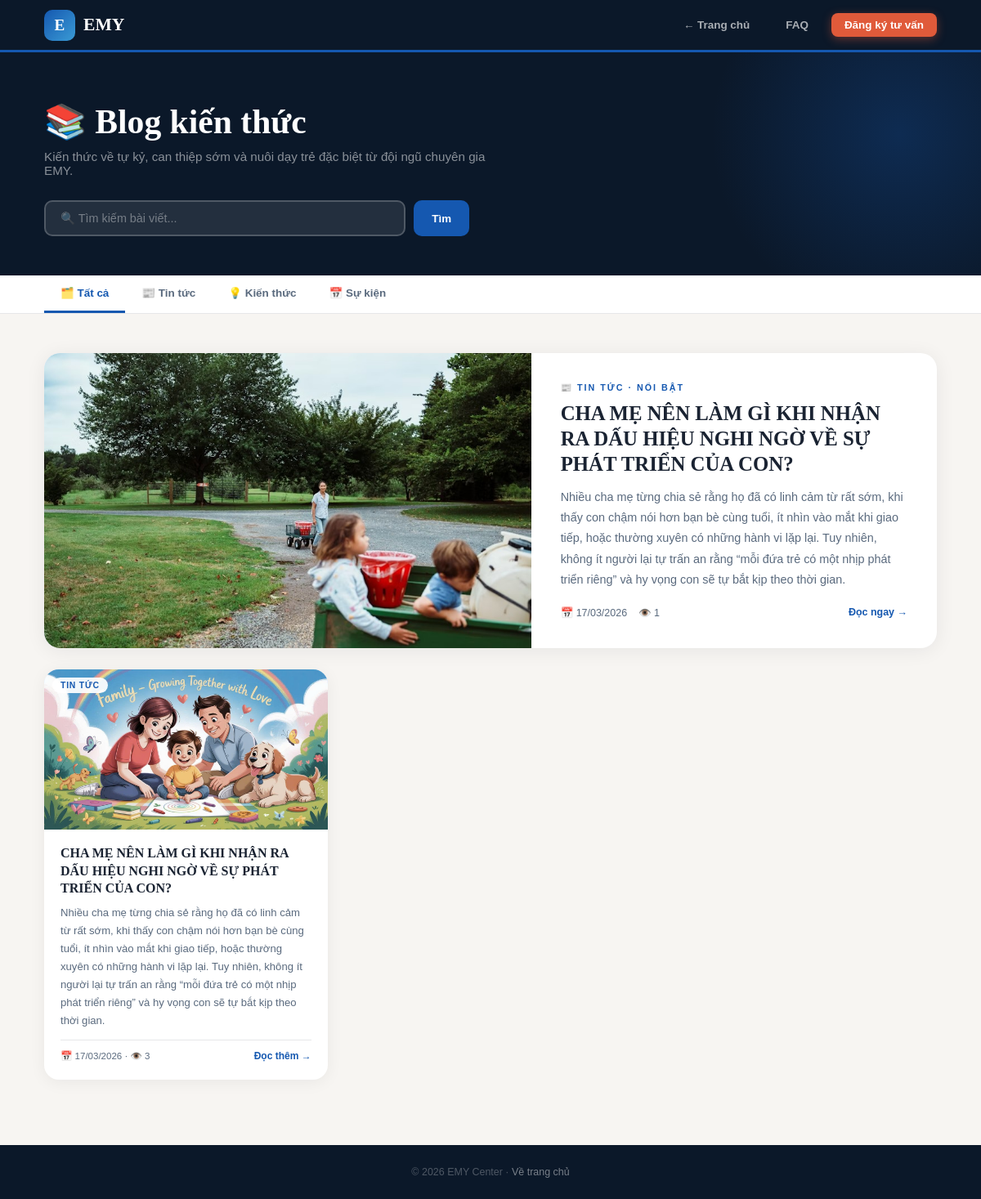
/blog, run on an earlier commit of the app's database.
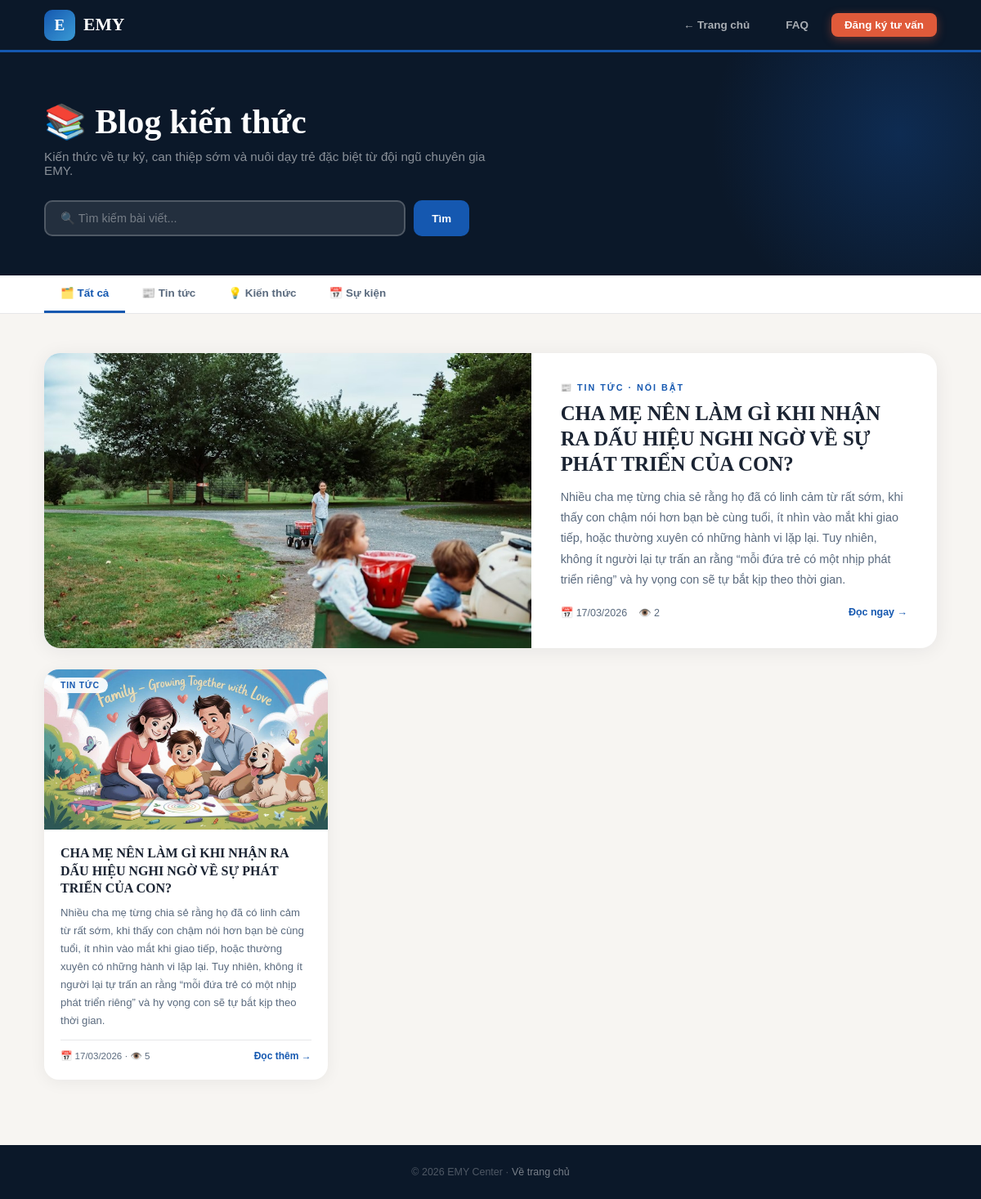
And on a later commit of the database.
### models.py (models this page shows)
class Post(db.Model):
    __tablename__ = 'posts'
    id            = db.Column(db.Integer, primary_key=True)
    title         = db.Column(db.String(300), nullable=False)
    slug          = db.Column(db.String(300), unique=True)
    content       = db.Column(db.Text, nullable=False)
    summary       = db.Column(db.String(500))
    thumbnail     = db.Column(db.String(300))
    category      = db.Column(db.String(50))
    is_published  = db.Column(db.Boolean, default=False)
    views         = db.Column(db.Integer, default=0)
    created_at    = db.Column(db.DateTime, default=datetime.utcnow)
    updated_at    = db.Column(db.DateTime, default=datetime.utcnow)
    author_id     = db.Column(db.Integer, db.ForeignKey('users.id'))
    author        = db.relationship('User', backref='posts')

### routes.py (the view)
@public_bp.route('/blog')
def blog():
    page     = request.args.get('page', 1, type=int)
    category = request.args.get('cat', '')
    q        = request.args.get('q', '')
    query    = Post.query.filter_by(is_published=True)
    if category: query = query.filter_by(category=category)
    if q:        query = query.filter(Post.title.ilike(f'%{q}%'))
    posts = query.order_by(Post.created_at.desc()).paginate(page=page, per_page=9)
    return render_template('blog.html', posts=posts, category=category, q=q, get_media_type=get_media_type)

### routes.py (called while the page is built)
def get_media_type(path):
    if not path: return None
    if any(x in path for x in ['youtube.com','youtu.be','vimeo.com']): return 'youtube'
    ext = path.rsplit('.',1)[-1].lower() if '.' in path else ''
    if ext in ALLOWED_VID: return 'video'
    if ext in ALLOWED_IMG: return 'image'
    return 'image_url'

### templates/blog.html (shortened to what this page needs)
{% extends 'base.html' %}
{% block body %}
<nav class="snav">
  <div class="wrap">
    <a href="{{ url_for('public.index') }}" class="logo">
      <div class="lbox">E</div><div class="lname">EMY</div>
    </a>
    <div class="nav-r">
      <a href="{{ url_for('public.index') }}">← Trang chủ</a>
      <a href="{{ url_for('public.faq') }}">FAQ</a>
      <a href="{{ url_for('public.register_test') }}" class="cta">Đăng ký tư vấn</a>
    </div>
  </div>
</nav>
<div class="hero">
  <div class="wrap hero-in">
    <h1>📚 Blog kiến thức</h1>
    <p>Kiến thức về tự kỷ, can thiệp sớm và nuôi dạy trẻ đặc biệt từ đội ngũ chuyên gia EMY.</p>
    <form method="GET" class="sform">
      <input type="text" name="q" value="{{ q }}" placeholder="🔍 Tìm kiếm bài viết...">
      <button type="submit">Tìm</button>
    </form>
  </div>
</div>
<div class="catbar">
  <div class="wrap">
    <div class="cats">
      <a href="{{ url_for('public.blog') }}" class="{{ 'on' if not category }}">🗂️ Tất cả</a>
      <a href="{{ url_for('public.blog', cat='news') }}" class="{{ 'on' if category=='news' }}">📰 Tin tức</a>
      <a href="{{ url_for('public.blog', cat='tips') }}" class="{{ 'on' if category=='tips' }}">💡 Kiến thức</a>
      <a href="{{ url_for('public.blog', cat='event') }}" class="{{ 'on' if category=='event' }}">📅 Sự kiện</a>
    </div>
  </div>
</div>
<div class="main">
  <div class="wrap">
    {% if posts.items %}
    <div class="bgrid">
      {% for p in posts.items %}
      {% set mt = get_media_type(p.thumbnail) %}
      {% set bg_map = {'news':'linear-gradient(135deg,#dbeafe,#bfdbfe)','tips':'linear-gradient(135deg,#d1fae5,#a7f3d0)','event':'linear-gradient(135deg,#fef3c7,#fde68a)'} %}
      {% set emoji_map = {'news':'📰','tips':'💡','event':'📅'} %}
      {% if loop.index == 1 and not q %}
      <a href="{{ url_for('public.blog_detail', post_id=p.id) }}" class="feat">
        <div class="feat-img" style="background:{{ bg_map.get(p.category,'linear-gradient(135deg,#dbeafe,#bfdbfe)') }}">
          {% if mt == 'image' %}<img src="{{ url_for('static', filename=p.thumbnail) }}" alt="">
          {% elif mt == 'image_url' %}<img src="{{ p.thumbnail }}" alt="">
          {% elif mt == 'youtube' %}
            {% set yid = p.thumbnail.split('v=')[-1].split('&')[0] if 'v=' in p.thumbnail else p.thumbnail.split('/')[-1] %}
            <img src="https://img.youtube.com/vi/{{ yid }}/mqdefault.jpg" alt="">
            <div class="pbtn">▶</div>
          {% elif mt == 'video' %}🎬<div class="pbtn">▶</div>
          {% else %}{{ emoji_map.get(p.category,'📰') }}{% endif %}
        </div>
        <div class="feat-body">
          <div class="flb">{{ {'news':'📰 Tin tức','tips':'💡 Kiến thức','event':'📅 Sự kiện'}.get(p.category,'Bài viết') }} · Nổi bật</div>
          <h2>{{ p.title }}</h2>
          <p>{{ p.summary or p.content|striptags|truncate(180) }}</p>
          <div class="feat-meta">
            <span>📅 {{ p.created_at.strftime('%d/%m/%Y') }}</span>
            <span>👁️ {{ p.views }}</span>
            <span class="rd">Đọc ngay →</span>
          </div>
        </div>
      </a>
      {% else %}
      <a href="{{ url_for('public.blog_detail', post_id=p.id) }}" class="bc">
        <div class="bc-img" style="background:{{ bg_map.get(p.category,'linear-gradient(135deg,#dbeafe,#bfdbfe)') }}">
          {% if mt == 'image' %}<img src="{{ url_for('static', filename=p.thumbnail) }}" alt="">
          {% elif mt == 'image_url' %}<img src="{{ p.thumbnail }}" alt="">
          {% elif mt == 'youtube' %}
            {% set yid = p.thumbnail.split('v=')[-1].split('&')[0] if 'v=' in p.thumbnail else p.thumbnail.split('/')[-1] %}
            <img src="https://img.youtube.com/vi/{{ yid }}/mqdefault.jpg" alt="">
            <div class="pbtn">▶</div>
          {% elif mt == 'video' %}🎬<div class="pbtn">▶</div>
          {% else %}{{ emoji_map.get(p.category,'📰') }}{% endif %}
          <span class="bcat">{{ {'news':'Tin tức','tips':'Kiến thức','event':'Sự kiện'}.get(p.category,'Bài viết') }}</span>
        </div>
        <div class="bc-body">
          <h3>{{ p.title }}</h3>
          <p>{{ p.summary or p.content|striptags|truncate(100) }}</p>
          <div class="bc-foot">
            <span class="bc-meta">📅 {{ p.created_at.strftime('%d/%m/%Y') }} · 👁️ {{ p.views }}</span>
            <span class="bc-rd">Đọc thêm →</span>
          </div>
        </div>
      </a>
      {% endif %}
      {% endfor %}
    </div>
    {% else %}
    <div class="empty"><div class="ei">📭</div><p>{% if q %}Không tìm thấy bài viết cho "{{ q }}".{% else %}Chưa có bài viết nào.{% endif %}</p></div>
    {% endif %}
  </div>
</div>
<footer>© 2026 EMY Center · <a href="{{ url_for('public.index') }}">Về trang chủ</a></footer>
{% endblock %}

### templates/base.html (shortened to what this page needs)
<!DOCTYPE html>
<html lang="vi">
<head>
</head>
<body>
{% block body %}{% endblock %}
</body>
</html>

### templates/base.html (style rules this page uses)
:root { --sky:#6DB8F2; --mint:#4ECBA3; --sun:#FFD166; --coral:#FF7F7F; --lav:#B89EE8; --cream:#FFF9F0; --deep:#1A2E4A; --soft:#EAF4FF; --white:#ffffff; --sidebar-w: 240px; }
* { margin:0;padding:0;box-sizing:border-box; }
body { font-family:'Nunito',sans-serif;background:#f4f7fb;color:var(--deep); }

What changed in the data, as far as the page shows it:
changed Post "📰 TIN TỨC": views "1" → "2"
changed Post "TIN TỨC": views "3" → "5"
